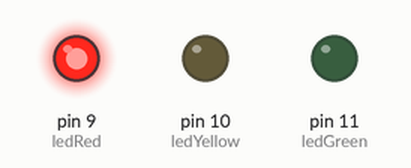
Simulated run of this sketch. Board: Arduino Uno, built with avr-gcc and run on an emulated ATmega328P. On the bench: output pins drawn as LEDs (lit = HIGH).

Above: at 2.5 s.
At 5.5 s:
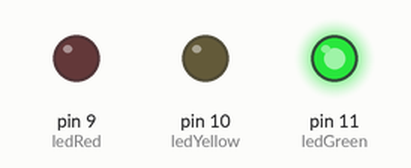
At 7.5 s:
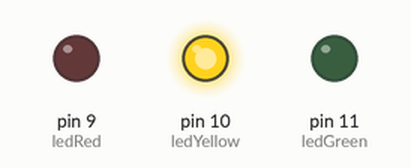
Timing chart, 0 to 11.7 s (numbered marks = the images above):
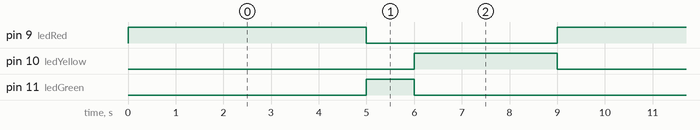

The sketch:

Semaforo.ino
```cpp
int ledRed = 9; int ledGreen = 11; int ledYellow = 10;
int timeRed = 5000, timeGreen = 3000, timeYellow = 1000;


void setup() {
  pinMode (ledRed, OUTPUT);
  pinMode (ledGreen, OUTPUT);
  pinMode (ledYellow, OUTPUT);
}

void loop() {
  digitalWrite(ledRed, 1);
   digitalWrite(ledGreen, 0);
    digitalWrite(ledYellow, 0);
  delay(timeRed);

digitalWrite(ledRed, 0);
   digitalWrite(ledGreen, 1);
    digitalWrite(ledYellow, 0);
  delay(timeYellow);

  digitalWrite(ledRed, 0);
   digitalWrite(ledGreen, 0);
    digitalWrite(ledYellow, 1);
  delay(timeGreen);


}
```

Measured:
- by itself, pin 9 (ledRed): alternates HIGH for 5.0 s and LOW for 4.0 s
- by itself, pin 10 (ledYellow): alternates HIGH for 3.0 s and LOW for 6.0 s
- by itself, pin 11 (ledGreen): alternates HIGH for 1.0 s and LOW for 8.0 s
